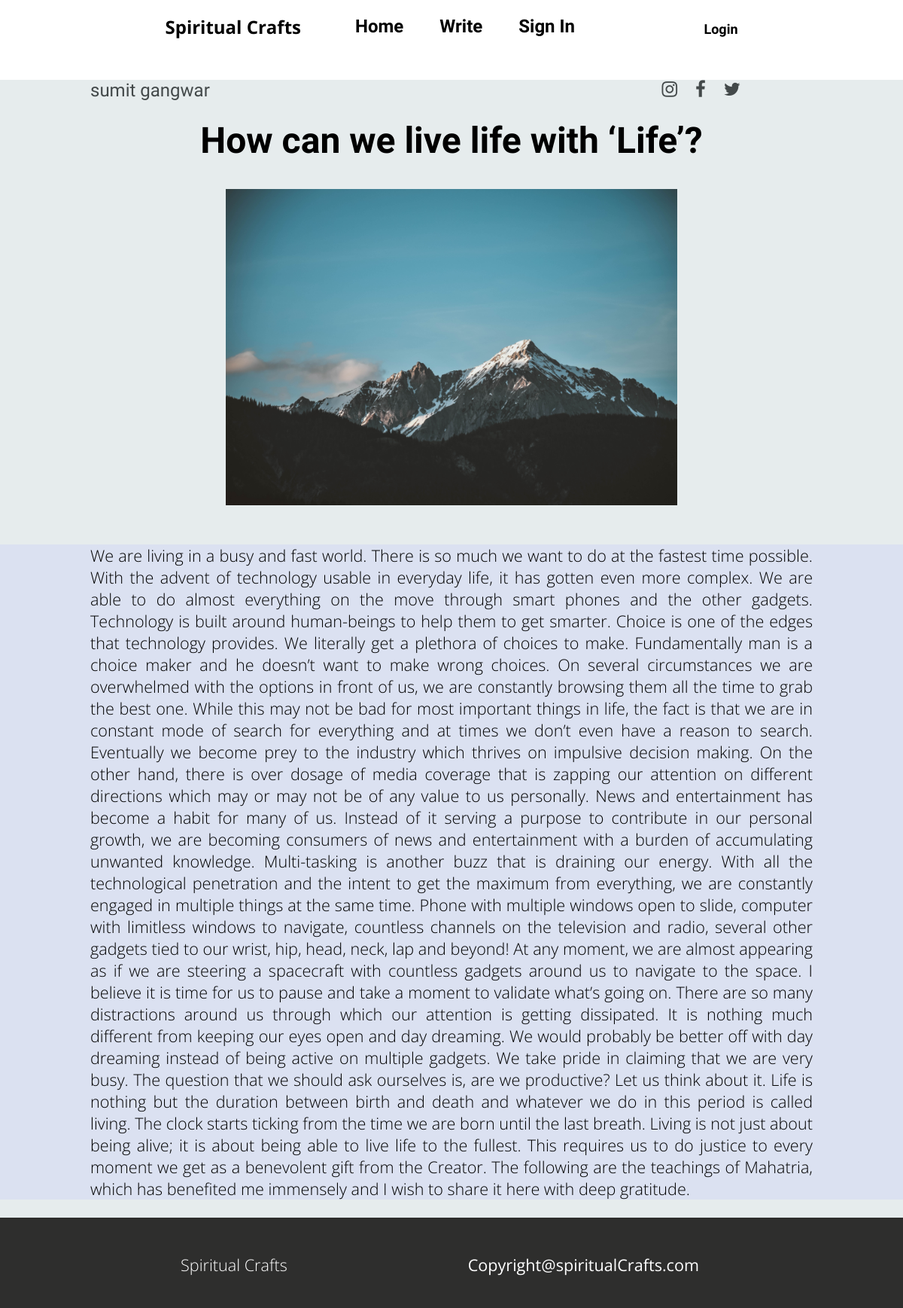
Page /detailaboutblog.php?action1=detail&id=4&name=sumit gangwar on the committed database.
### tables this page shows
CREATE TABLE `POST` (
  `post_id` int NOT NULL,
  `user_id` int DEFAULT NULL,
  `name` varchar(100) DEFAULT NULL,
  `status` enum('PUBLIC','PRIVATE') DEFAULT NULL,
  `content` text,
  `image` varchar(100) DEFAULT NULL,
  `published_at` datetime DEFAULT NULL,
  `blog_title` varchar(100) DEFAULT NULL,
  `status_by_admin` enum('Approved','Pending','Rejected') DEFAULT NULL,
  `edited_at` datetime DEFAULT NULL
);

### src/detailaboutblog.php (the view, shortened to what this page needs)
<!DOCTYPE html>
<html lang="en">
<head>
    <link rel="stylesheet" href="css/style.css">
    <link rel="stylesheet" href="css/utils.css">
    <link rel="stylesheet" href="https://cdnjs.cloudflare.com/ajax/libs/font-awesome/4.7.0/css/font-awesome.min.css">
</head>
<body>
    <?php include "header.php"; ?>
    <?php if(isset($_GET['action1'])){
        $id=$_GET['id'];
        $name=$_GET['name'];
        include "connection.php";
        $query ="SELECT * FROM `POST` where post_id='$id'";
        $result=mysqli_query($conn,$query);
        $row=mysqli_fetch_assoc($result); ?>
        <div style="background-color:#e6eced;">
     <?php   echo '<p id="name_of_detailblogger_post" >'.$name.'<i class="fa fa-twitter" style="float:right;margin-right:18vw;"  ></i><i class="fa fa-facebook" style="float:right;margin-right:2vw;" ></i><i class="fa fa-instagram" style="float:right;margin-right:2vw;" ></i></p>';
            foreach($result as $row){
                echo '<center><p id="title_detail">'.$row['blog_title'].'</p></center>
                      <center><img src='.$row['image'].' id="image_detail"></center>
                      <center><div style="background-color:#dbe1f1"><p id="content_detail">'.$row['content'].'</p></div></center>';
            }
    }?>
      <?php include "footer.php"; ?>
      </div>
</body>
</html>

### src/css/style.css (style rules this page uses)
* { padding: 0; margin: 0; }
#name_of_detailblogger_post { color:#43494a; font-size:2vw; font-family: var(--font4); margin-top:3vw; margin-left:10vw; font-weight:normal; }
#title_detail { margin-top:2vw; font-size:4vw; font-family: var(--font5); font-weight:bold; }
#image_detail { height:35vw; width:50%; margin-top:3vw; }
#content_detail { margin-left:10vw; margin-right:10vw; margin-top:4vw; margin-bottom:2vw; font-size:1.8vw; font-family: var(--font6); font-weight:50; text-align:justify; }

### src/css/utils.css (style rules this page uses)
:root { --main-bg-color:brown; --font1: 'Fascinate', cursive; --font2: 'Baloo 2', cursive; --font3: 'Fascinate', cursive; --font4:'Staatliches', cursive; --font5:'Anek Latin', sans-serif; --font6: 'Open Sans', sans-serif; --font7:'Open Sans', sans-serif; }

### rows in the picture
post: blog_title "How can we live life with ‘Life’?", image (picture), content "We are living in a busy and fast world. There is so much we want to do at the fastest time possible. With the advent of technology usable in everyday life, it has gotten even more complex. We are able to do almost everything on the move through smart phones and the other gadgets. Technology is built around human-beings to help them to get smarter. Choice is one of the edges that technology provides. We literally get a plethora of choices to make. Fundamentally man is a choice maker and he doesn’t want to make wrong choices. On several circumstances we are overwhelmed with the options in front of us, we are constantly browsing them all the time to grab the best one. While this may not be bad…"

### other values in the picture
$name "sumit gangwar"
